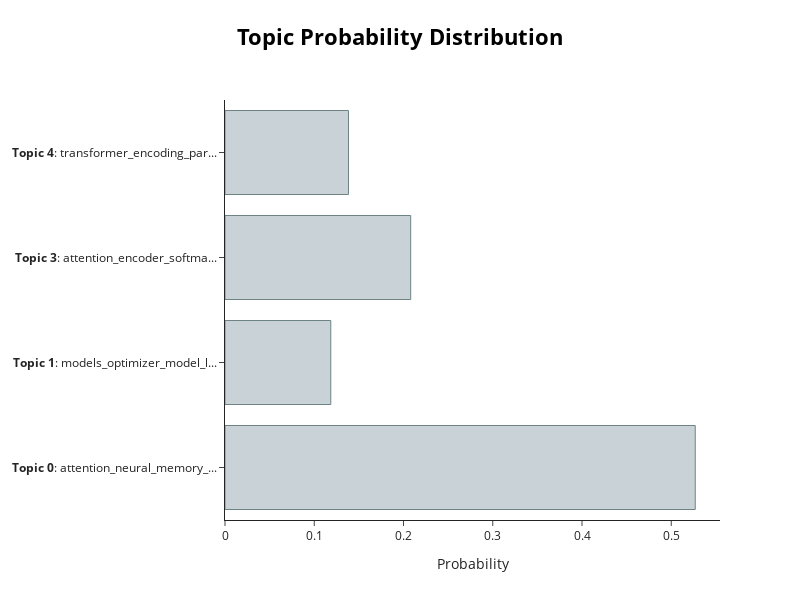

Notebook code cell kept with this figure:
### Code cell
topic_model.visualize_distribution(topic_distr[1])

### Figure 1 — Plotly figure (JSON) as saved in the notebook; plotly's stock layout.template omitted (floating-point values rounded to 4 significant figures)
{"data": [{"marker": {"color": "#C8D2D7", "line": {"color": "#6E8484", "width": 1}}, "orientation": "h", "type": "bar", "x": [0.5269, 0.1185, 0.2081, 0.1383], "y": ["<b>Topic 0</b>: attention_neural_memory_...", "<b>Topic 1</b>: models_optimizer_model_l...", "<b>Topic 3</b>: attention_encoder_softma...", "<b>Topic 4</b>: transformer_encoding_par..."]}], "layout": {"height": 600, "hoverlabel": {"bgcolor": "white", "font": {"family": "Rockwell", "size": 16}}, "title": {"font": {"color": "Black", "size": 22}, "text": "<b>Topic Probability Distribution</b>", "x": 0.5, "xanchor": "center", "y": 0.95, "yanchor": "top"}, "width": 800, "xaxis": {"title": {"text": "Probability"}}}}
